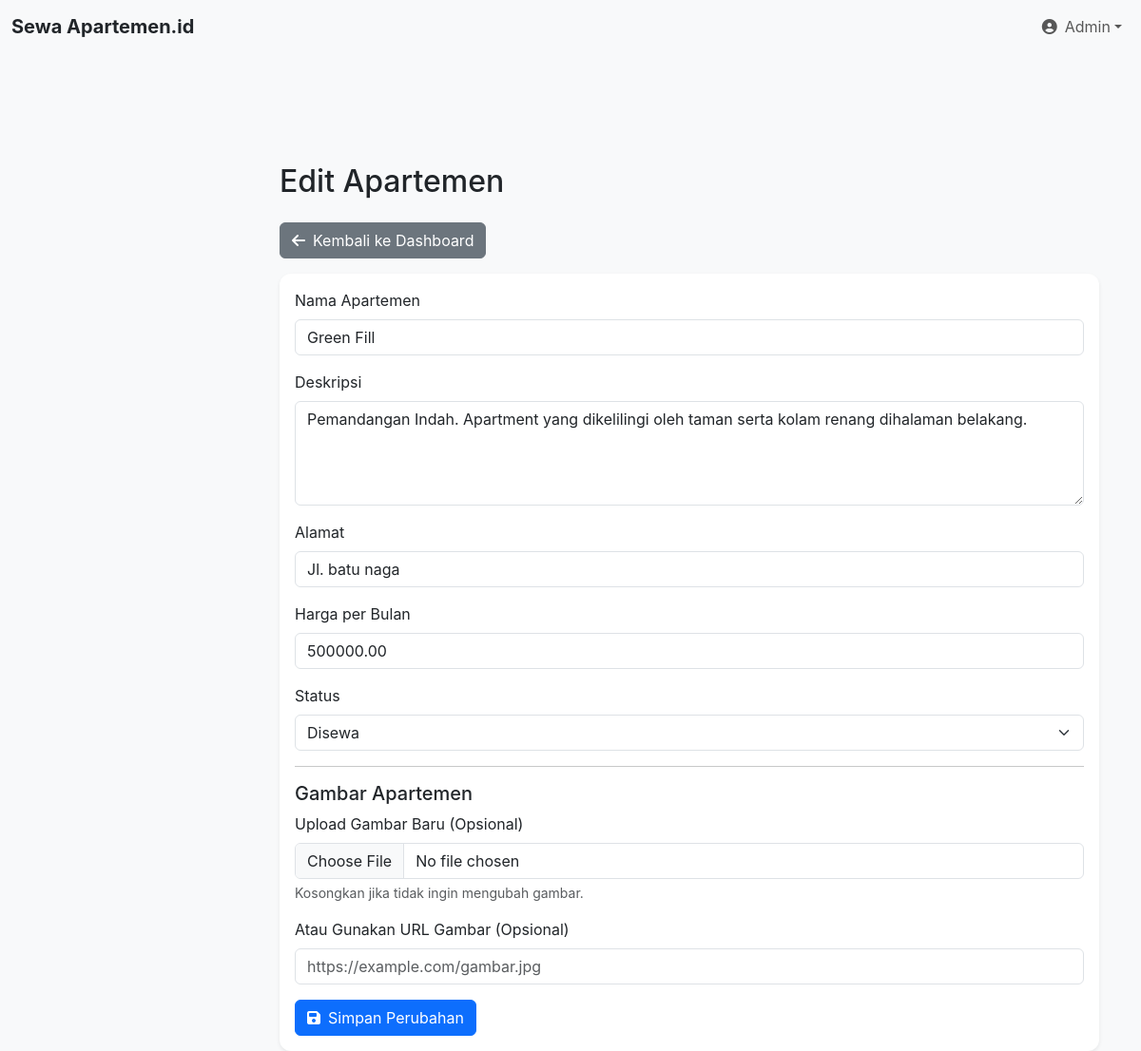
The page /edit-apartment.php?id=2 (signed in) on the database its author committed.
### tables this page shows
CREATE TABLE `apartments` (
  `id` int(11) NOT NULL,
  `name` varchar(100) NOT NULL,
  `description` text DEFAULT NULL,
  `image` varchar(255) DEFAULT NULL,
  `address` varchar(255) NOT NULL,
  `price_per_month` decimal(10,2) NOT NULL,
  `image_url` varchar(255) DEFAULT NULL,
  `status` enum('available','rented') NOT NULL DEFAULT 'available'
);

### app/database.php (called while the page is built, shortened)
<?php
    class Database{
        private static $instance = null;
        private $connection;
        private $host = 'localhost';
        private $user = 'root';
        private $password = '';
        private $database = 'rent_apartment';
        private function __construct(){
            $this->connection = mysqli_connect($this->host, $this->user, $this->password, $this->database);
        }
        public static function getInstance(){
            if (self::$instance == null){
                self::$instance = new Database();
            }
            return self::$instance;
        }
        public function getConnection(){
            return $this->connection;
        }
    }
?>

### app/rentController.php (called while the page is built, shortened)
<?php
require_once 'database.php';
class rentController {
    private $connection;
    public function __construct() {
        $db = Database::getInstance();
        $this->connection = $db->getConnection();
    }
    public function getApartmentDetails($id) {
        $query = "SELECT * FROM apartments WHERE id = ?";
        $stmt = $this->connection->prepare($query);
        $stmt->bind_param("i", $id);
        $stmt->execute();
        return $stmt->get_result()->fetch_assoc();
    }
}

### edit-apartment.php (the view, shortened to what this page needs)
<?php
require_once 'app/rentController.php';
 $rentController = new rentController();
 $apartment = null;
if (isset($_GET['id'])) {
    $apartmentId = $_GET['id'];
    $apartment = $rentController->getApartmentDetails($apartmentId);
} else {
    header("location: " . BASE_URL . "dashboard.php");
    exit();
}
?>
<!DOCTYPE html>
<html lang="id">
<head>
    <link href="https://cdn.jsdelivr.net/npm/bootstrap@5.3.2/dist/css/bootstrap.min.css" rel="stylesheet">
    <link rel="stylesheet" href="https://cdnjs.cloudflare.com/ajax/libs/font-awesome/6.4.0/css/all.min.css">
    <link rel="stylesheet" href="<?php echo BASE_URL; ?>assets/css/dashboard.css">
</head>
<body>
    <nav class="navbar navbar-expand-lg navbar-light bg-light fixed-top">
        <div class="container-fluid">
            <a class="navbar-brand fw-bold text-dark" href="<?php echo BASE_URL; ?>dashboard.php">Sewa Apartemen.id</a>
            <div class="collapse navbar-collapse">
                <ul class="navbar-nav ms-auto">
                    <li class="nav-item dropdown">
                        <a class="nav-link dropdown-toggle d-flex align-items-center" href="#" role="button" data-bs-toggle="dropdown">
                            <i class="fas fa-user-circle me-2"></i>
                            <span><?php echo htmlspecialchars($_SESSION['full_name']); ?></span>
                        </a>
                    </li>
                </ul>
            </div>
        </div>
    </nav>
    <main class="main-content" style="margin-top: 80px;">
        <div class="container-fluid">
            <h2 class="mb-4">Edit Apartemen</h2>
            <a href="<?php echo BASE_URL; ?>dashboard.php" class="btn btn-secondary mb-3"><i class="fas fa-arrow-left me-2"></i>Kembali ke Dashboard</a>
            <?php if ($apartment):  ?>
            <div class="card">
                <div class="card-body">
                    <form action="edit-apartment.php?id=<?php echo $apartmentId; ?>" method="POST" enctype="multipart/form-data">
                        <div class="mb-3">
                            <label for="name" class="form-label">Nama Apartemen</label>
                            <input type="text" class="form-control" id="name" name="name" value="<?php echo htmlspecialchars($apartment['name']); ?>" required>
                        </div>
                        <div class="mb-3">
                            <label for="description" class="form-label">Deskripsi</label>
                            <textarea class="form-control" id="description" name="description" rows="4"><?php echo htmlspecialchars($apartment['description']); ?></textarea>
                        </div>
                        <div class="mb-3">
                            <label for="address" class="form-label">Alamat</label>
                            <input type="text" class="form-control" id="address" name="address" value="<?php echo htmlspecialchars($apartment['address']); ?>" required>
                        </div>
                        <div class="mb-3">
                            <label for="price_per_month" class="form-label">Harga per Bulan</label>
                            <input type="number" class="form-control" id="price_per_month" name="price_per_month" value="<?php echo htmlspecialchars($apartment['price_per_month']); ?>" required>
                        </div>
                        <div class="mb-3">
                            <label for="status" class="form-label">Status</label>
                            <select class="form-select" id="status" name="status">
                                <option value="rented" <?php echo ($apartment['status'] == 'rented') ? 'selected' : ''; ?>>Disewa</option>
                            </select>
                        </div>
                        <hr>
                        <h5>Gambar Apartemen</h5>
                        <div class="mb-3">
                            <label for="image_file" class="form-label">Upload Gambar Baru (Opsional)</label>
                            <input type="file" class="form-control" id="image_file" name="image_file" accept="image/*">
                            <div class="form-text">Kosongkan jika tidak ingin mengubah gambar.</div>
                        </div>
                        <div class="mb-3">
                            <label for="image_url" class="form-label">Atau Gunakan URL Gambar (Opsional)</label>
                            <input type="url" class="form-control" id="image_url" name="image_url" placeholder="https://example.com/gambar.jpg">
                        </div>
                        <button type="submit" class="btn btn-primary"><i class="fas fa-save me-2"></i>Simpan Perubahan</button>
                    </form>
                </div>
            </div>
            <?php endif;  ?>
        </div>
    </main>
</body>
</html>

### assets/css/dashboard.css (style rules this page uses)
:root { --bs-primary: #4f46e5; --bs-secondary: #6c757d; --bs-success: #198754; --bs-info: #0dcaf0; --bs-warning: #ffc107; --bs-danger: #dc3545; --bs-light: #f8f9fa; --bs-dark: #212529; --sidebar-width: 250px; --top-navbar-height: 60px; }
body { font-family: 'Inter', sans-serif; background-color: var(--bs-light); padding-top: var(--top-navbar-height); }
.main-content { margin-left: var(--sidebar-width); padding-top: 2rem; padding-left: 2rem; padding-right: 2rem; min-height: calc(100vh - var(--top-navbar-height)); transition: margin-left 0.3s ease-in-out; }
.card { border: none; border-radius: 0.75rem; box-shadow: 0 0.125rem 0.25rem rgba(0, 0, 0, .075); }

### rows shown on the page
apartments: name "Green Fill", description "Pemandangan Indah. Apartment yang dikelilingi oleh taman serta kolam renang dihalaman belakang.", address "Jl. batu naga", price_per_month "500000.00", status "Disewa"

### other values the page prints
$_SESSION['full_name'] "Admin"
